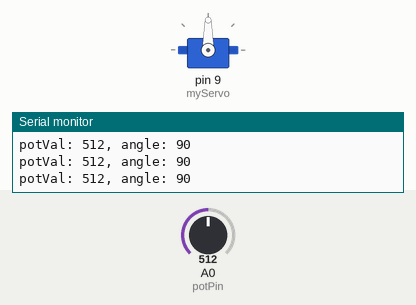
Simulated run of this sketch. Board: Arduino Uno, built with avr-gcc and run on an emulated ATmega328P. On the bench: servo, the last lines printed to the serial monitor. The inputs (shaded band) are chosen by the test bench; at power-on: A0 (potPin) = 512.

Above: at 1.2 s.
1.3 s: A0 (potPin) set to 550
At 2.4 s:
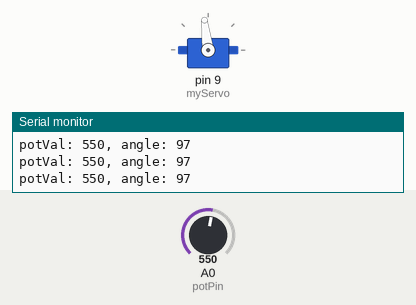
4.3 s: A0 (potPin) set to 576
At 5.5 s:
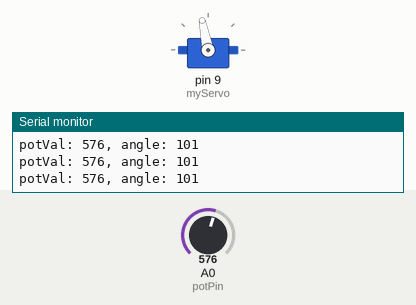
5.8 s: A0 (potPin) set to 306
At 7.0 s:
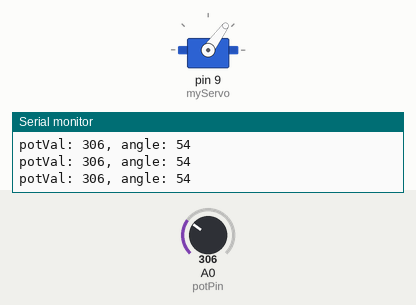
7.3 s: A0 (potPin) set to 716
At 8.3 s:
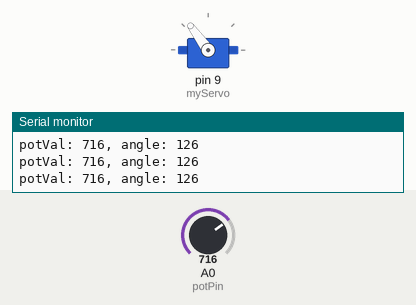
8.8 s: A0 (potPin) set to 0
At 9.8 s:
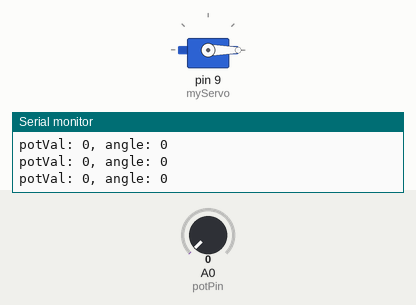
10.3 s: A0 (potPin) set to 8
At 11.2 s:
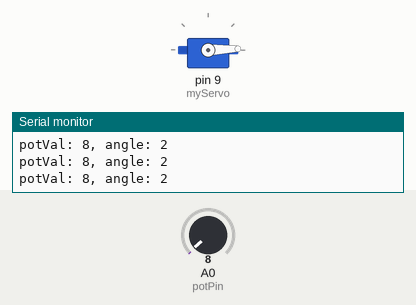
13.3 s: A0 (potPin) set to 11
Timing chart, 0 to 16.3 s (numbered marks = the images above; inputs shaded):
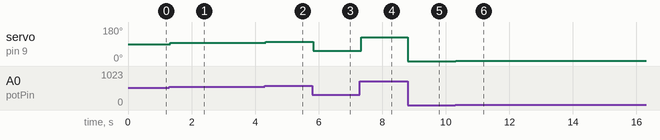

Measured:
- after the input at 1.3 s, servo on pin 9 (myServo): 90° → 97° at once
- after the input at 4.3 s, servo on pin 9 (myServo): 97° → 101° at once
- after the input at 5.8 s, servo on pin 9 (myServo): 101° → 54° at once
- after the input at 7.3 s, servo on pin 9 (myServo): 54° → 126° at once
- after the input at 8.8 s, servo on pin 9 (myServo): 126° → 0° at once
- after the input at 10.3 s, servo on pin 9 (myServo): 0° → 2° at once

The sketch:

GIMM280_InClass_5.ino
```cpp
//Add the Servo.h library to be used in our code later
#include <Servo.h>
Servo myServo;

//Declare variables
int const potPin = A0;
int potVal;
int angle;

void setup()
{
 myServo.attach(9);

 Serial.begin(9600);
}

void loop()
{
 potVal = analogRead(potPin);
 Serial.print("potVal: ");
 Serial.print(potVal);

 //angle = map(potVal, 0, 1023, 0, 179); Clockwise rotation
 angle = map(potVal, 1023, 0, 179, 0); //Counterclockwise rotation
 Serial.print(", angle: ");
 Serial.println(angle);

 myServo.write(angle);
 delay(15);
}
```
